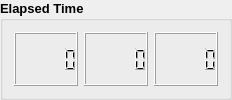
                 <widget class="QGroupBox" name="groupBox_7">
                  <property name="font">
                   <font>
                    <pointsize>10</pointsize>
                    <weight>75</weight>
                    <bold>true</bold>
                   </font>
                  </property>
                  <property name="title">
                   <string>Elapsed Time</string>
                  </property>
                  <layout class="QGridLayout" name="gridLayout_8">
                   <item row="0" column="0">
                    <layout class="QHBoxLayout" name="horizontalLayout_6">
                     <item>
                      <widget class="QLCDNumber" name="hour_left">
                       <property name="sizePolicy">
                        <sizepolicy hsizetype="Preferred" vsizetype="Preferred">
                         <horstretch>0</horstretch>
                         <verstretch>0</verstretch>
                        </sizepolicy>
                       </property>
                      </widget>
                     </item>
                     <item>
                      <widget class="QLCDNumber" name="min_left">
                       <property name="sizePolicy">
                        <sizepolicy hsizetype="Preferred" vsizetype="Preferred">
                         <horstretch>0</horstretch>
                         <verstretch>0</verstretch>
                        </sizepolicy>
                       </property>
                      </widget>
                     </item>
                     <item>
                      <widget class="QLCDNumber" name="sec_left">
                       <property name="sizePolicy">
                        <sizepolicy hsizetype="Preferred" vsizetype="Preferred">
                         <horstretch>0</horstretch>
                         <verstretch>0</verstretch>
                        </sizepolicy>
                       </property>
                      </widget>
                     </item>
                    </layout>
                   </item>
                  </layout>
                 </widget>
